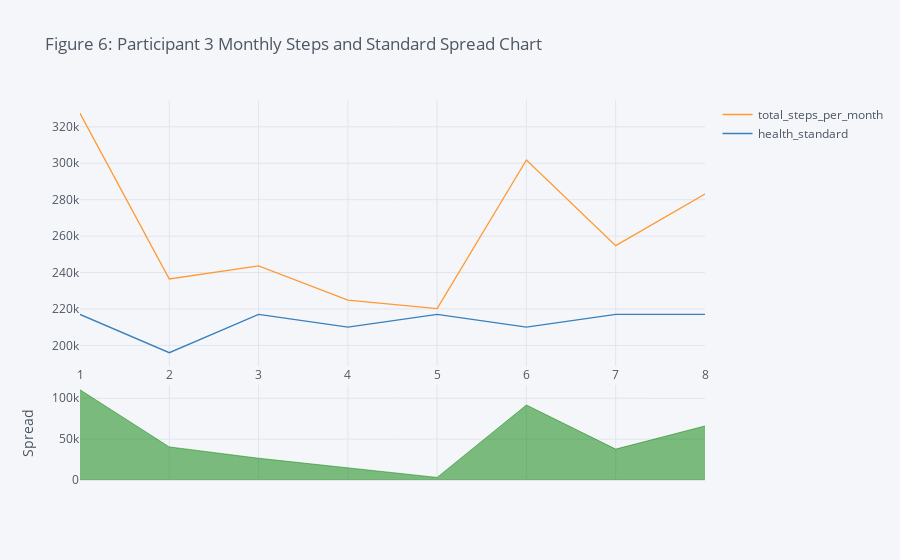

The notebook cell this image was saved under:
### Markdown cell above
Build a spread chart of total steps month to month trend

### Code cell
clean_p1.figure(kind="spread", keys=["total_steps_per_month", "health_standard"],
               title="Figure 6: Participant 3 Monthly Steps and Standard Spread Chart")

### Figure 1 — Plotly figure (JSON) as saved in the notebook; plotly's stock layout.template omitted (floating-point values rounded to 4 significant figures)
{"data": [{"line": {"color": "rgba(255, 153, 51, 1.0)", "dash": "solid", "shape": "linear", "width": 1.3}, "mode": "lines", "name": "total_steps_per_month", "text": "", "type": "scatter", "x": [1, 2, 3, 4, 5, 6, 7, 8], "y": [327400.0, 236500.0, 243600.0, 224800.0, 220200.0, 301800.0, 254800.0, 283100.0]}, {"line": {"color": "rgba(55, 128, 191, 1.0)", "dash": "solid", "shape": "linear", "width": 1.3}, "mode": "lines", "name": "health_standard", "text": "", "type": "scatter", "x": [1, 2, 3, 4, 5, 6, 7, 8], "y": [217000, 196000, 217000, 210000, 217000, 210000, 217000, 217000]}, {"connectgaps": false, "fill": "tozeroy", "line": {"color": "green", "dash": "solid", "shape": "linear", "width": 0.5}, "mode": "lines", "name": "Spread", "showlegend": false, "type": "scatter", "x": [1, 2, 3, 4, 5, 6, 7, 8], "xaxis": "x2", "y": [110400.0, 40490.0, 26640.0, 14810.0, 3166.0, 91790.0, 37800.0, 66120.0], "yaxis": "y2"}, {"connectgaps": false, "fill": "tozeroy", "line": {"color": "red", "dash": "solid", "shape": "linear", "width": 0.5}, "mode": "lines", "name": "Spread", "showlegend": false, "type": "scatter", "x": [1, 2, 3, 4, 5, 6, 7, 8], "xaxis": "x2", "y": ["", "", "", "", "", "", "", ""], "yaxis": "y2"}], "layout": {"hovermode": "x", "legend": {"bgcolor": "#F5F6F9", "font": {"color": "#4D5663"}}, "paper_bgcolor": "#F5F6F9", "plot_bgcolor": "#F5F6F9", "title": {"font": {"color": "#4D5663"}, "text": "Figure 6: Participant 3 Monthly Steps and Standard Spread Chart"}, "xaxis": {"gridcolor": "#E1E5ED", "showgrid": true, "tickfont": {"color": "#4D5663"}, "title": {"font": {"color": "#4D5663"}, "text": ""}, "zerolinecolor": "#E1E5ED"}, "xaxis2": {"anchor": "y2", "gridcolor": "#E1E5ED", "showgrid": true, "showticklabels": false, "tickfont": {"color": "#4D5663"}, "title": {"font": {"color": "#4D5663"}, "text": ""}, "zerolinecolor": "#E1E5ED"}, "yaxis": {"domain": [0.3, 1], "gridcolor": "#E1E5ED", "showgrid": true, "tickfont": {"color": "#4D5663"}, "title": {"font": {"color": "#4D5663"}, "text": ""}, "zerolinecolor": "#E1E5ED"}, "yaxis2": {"domain": [0, 0.25], "gridcolor": "#E1E5ED", "showgrid": true, "tickfont": {"color": "#4D5663"}, "title": {"font": {"color": "#4D5663"}, "text": "Spread"}, "zerolinecolor": "#E1E5ED"}}}
